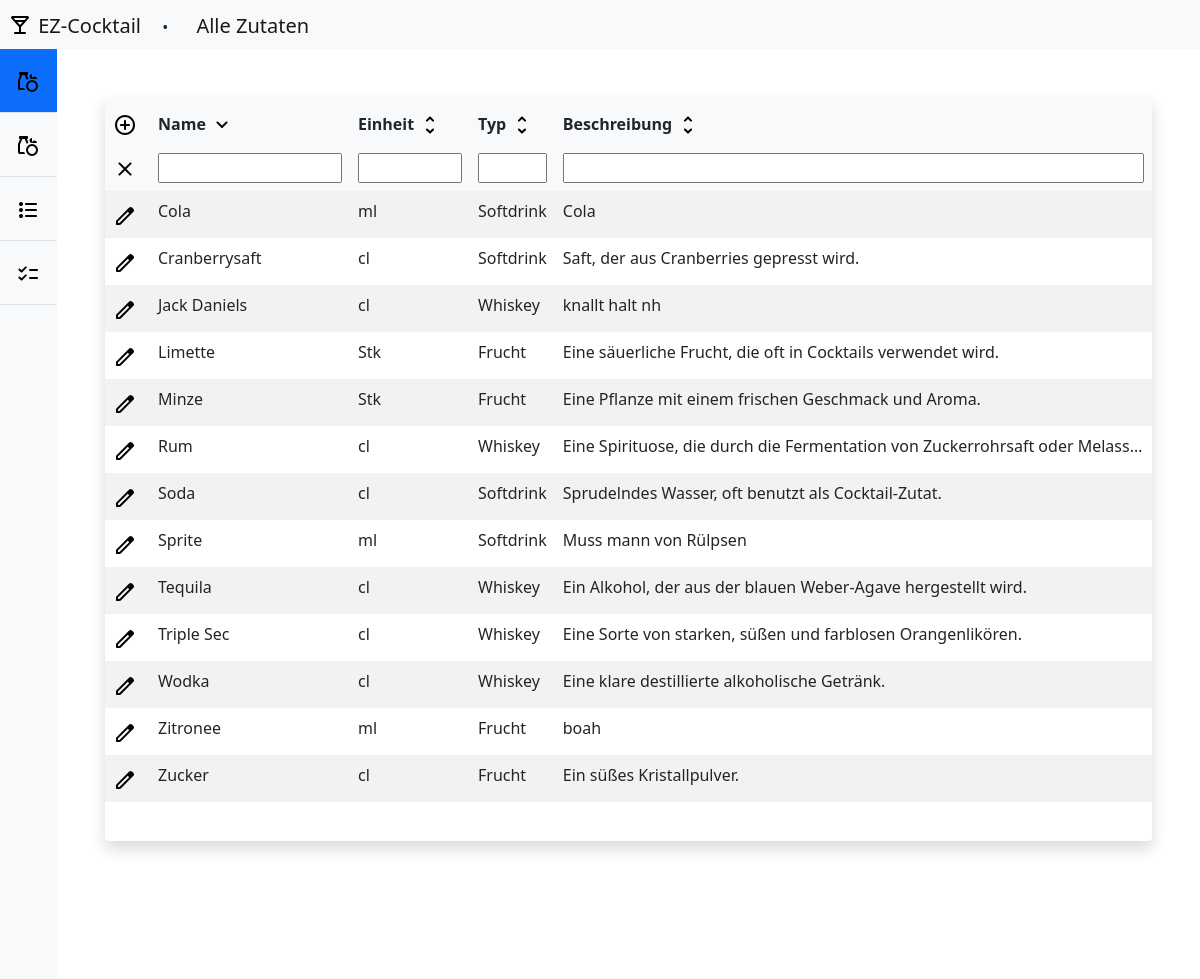
Page /src/html/index.php on the committed database.
### tables this page shows
CREATE TABLE `zutat` (
                         `id` int(11) NOT NULL,
                         `name` varchar(255) NOT NULL,
                         `beschreibung` varchar(255) NOT NULL,
                         `typId` int(11) NOT NULL,
                         `einheitId` int(11) NOT NULL
);

### src/php/DBConnector.php (called while the page is built, shortened)
<?php
include_once("Zutat/zutat.php");
class DBConnection
{
    private static string $servername = "localhost";
    private static string $dbname = "ez_cocktail";
    private static ?mysqli $connection = null;
    private static string $user = "root";
    private static string $password = "";
    public static function getConnection(): ?mysqli
    {
        if (self::$connection == null) {
            self::$connection = new mysqli(self::$servername, self::$user, self::$password, self::$dbname);
        }
        return self::$connection;
    }
    public static function readFiltertIngredient(bool $withNull = false,string $name = '',string $menge = '', string $einheit = '', string $typ = '', string $beschreibung= '', string $orderBy = 'name' , string $reihenfolge = 'asc'): array {
        $ingredients = [];
        $conn = self::getConnection();
        $nullString = $withNull ? "or menge is null" : "";
        $stmt = $conn->prepare(
            "SELECT * FROM `zutatgesamt`
             WHERE name LIKE CONCAT('%',?,'%')
             AND (menge LIKE CONCAT('%',?,'%') ". $nullString." )
             AND `einheit` LIKE CONCAT('%',?,'%')
             AND typ LIKE CONCAT('%',?,'%')
             AND beschreibung LIKE CONCAT('%',?,'%')
             ORDER BY ". $orderBy." ". $reihenfolge.";"
        );
        $stmt->bind_param('sssss', $name, $menge, $einheit, $typ, $beschreibung);
        $stmt->execute();
        $result = $stmt->get_result();
        if ($result->num_rows > 0) {
            while ($row = $result->fetch_assoc()) {
                $ingredients[] = new Ingredient($row["id"], $row["name"], $row["beschreibung"], array_key_exists('menge', $row) ? $row["menge"] ?? 0 : 0, $row["typ"], $row["einheit"], $row["einheitlang"]);
            }
        }
        return $ingredients;
    }
}

### src/php/Zutat/zutat.php (called while the page is built, shortened)
<?php
class Ingredient
{
    private string $id;
    private string $name;
    private string $description;
    private string $type;
    private string $unit;
    public function __construct($id, $name, $description, $quantity, $type, $unit ,$longUnit)
    {
        $this->id = $id;
        $this->name = $name;
        $this->description = $description;
        $this->type = $type;
        $this->unit = $unit;
    }
    public function getId(): string
    {
        return $this->id;
    }
    public function getName(): string
    {
        return $this->name;
    }
    public function getDescription(): string
    {
        return $this->description;
    }
    public function getType(): string
    {
        return $this->type;
    }
    public function getUnit(): string
    {
        return $this->unit;
    }
}

### src/html/index.php (the view, shortened to what this page needs)
<?php
include_once("../php/DBConnector.php");
$filterName= ''; $filterMenge= ''; $filterEinheit= ''; $filterTyp= ''; $filterBeschreibung = '';
$sort = $_REQUEST['sort'] ?? ['sort' => 'name', 'order' => 'asc'];
$sortName = $sort['sort'] != "" ? $sort['sort']: "name"  ;
$sortOrder = $sort['order'] != "" ? $sort['order']: "desc";
$Ingredients = DBConnection::readFiltertIngredient(true ,$filterName, "", $filterEinheit, $filterTyp, $filterBeschreibung, $sortName, $sortOrder);
?>
<!doctype html>
<html lang="de">
  <head>
    <link href="../Bootstrap/css/bootstrap.min.css" rel="stylesheet">
    <link href="../icons/icons.css" rel="stylesheet">
    <link href="../css/table.css" rel="stylesheet">
    <link href="../css/index.css" rel="stylesheet">
    <link href="../css/topBar.css" rel="stylesheet">
    <link href="../css/ezCockTail.css" rel="stylesheet">
  </head>
  <body>
    <nav class="navbar navbar-expand-lg navbar-light bg-light">
        <div class="d-block justify-left ms-2">
            <a class="navbar-brand">
                <span class="icon icon-local_bar"></span>
                <span>EZ-Cocktail</span>
            </a>
            <a>•</a>
            <a class="navbar-brand">
                <span class="ms-4">Alle Zutaten</span>
            </a>
        </div>
      </nav>
    <div class="main">
        <div class="d-flex flex-column flex-shrink-0 bg-light vh-100">
            <ul class="nav nav-pills nav-flush flex-column mb-auto text-center sticky-top top-0">
              <li class="nav-item">
                <a href="index.php" class="nav-link active py-3 border-bottom" aria-current="page" title="Alle Zutaten" data-bs-toggle="tooltip" data-bs-placement="right" data-bs-original-title="Alle Zutaten">
                    <span class="icon icon-grocery"></span>
                </a>
              </li>
                <li class="nav-item">
                    <a href="myIngredients.php" class="nav-link py-3 border-bottom" aria-current="page" title="Meine Zutaten" data-bs-toggle="tooltip" data-bs-placement="right" data-bs-original-title="Meine Zutaten">
                        <span class="icon icon-grocery"></span>
                    </a>
                </li>
              <li>
                <a href="allRecipes.php" class="nav-link py-3 border-bottom" title="Alle Rezepte" data-bs-toggle="tooltip" data-bs-placement="right" data-bs-original-title="Alle Rezepte">
                    <span class="icon icon-format_list_bulleted"></span>
                </a>
              </li>
              <li>
                <a href="myRecipes.php" class="nav-link py-3 border-bottom" title="Mögliche Rezepte" data-bs-toggle="tooltip" data-bs-placement="right" data-bs-original-title="Mögliche Rezepte">
                    <span class="icon icon-checklist"></span>
                </a>
              </li>
            </ul>
          </div>
          <div class="table-container w-100 m-5 shadow rounded">
            <table class="table bg-body table-striped">
                <form action="?" autocomplete="off" id="main-table" method="get">
                    <thead class="bg-light sticky-top top-0">
                    <tr>
                        <th scope="col"><span class="icon icon-add_circle" title="Eintrag hinzufügen" id="addIngredient" data-bs-toggle="modal" data-bs-target="#ingredientModal"></span></th>
                        <th scope="col" class="table-name">
                            <span>Name</span>
                            <span class="icon
                                  <?php if ($sort['sort'] == 'name') {
                                            if ($sort['order'] == 'asc') {
                                                echo 'icon-expand_more';
                                            } else {
                                                echo 'icon-expand_less';
                                            }
                                        } else {
                                            echo 'icon-unfold_more';
                                        }
                                    ?>
                                  sort-submit"
                                  data-sort="name"
                                  data-order="<?php if($sort['sort'] == 'name') {
                                                    if ($sort['order'] == 'asc') {
                                                        echo 'desc';
                                                    } else {
                                                        echo "asc";
                                                    }
                                  }else  {
                                      echo 'desc';
                                  } ?>">
                            </span>
                        </th>
                        <th scope="col" class="table-unit">
                            <span>Einheit</span>
                            <span class="icon
                                  <?php if ($sort['sort'] == 'einheit') {
                                            if ($sort['order'] == 'asc') {
                                                echo 'icon-expand_more';
                                            } else {
                                                echo 'icon-expand_less';
                                            }
                                        } else {
                                            echo 'icon-unfold_more';
                                        }
                                        ?>
                                  sort-submit"
                                  data-sort="einheit"
                                  data-order="<?php if($sort['sort'] == 'einheit') {
                                                    if ($sort['order'] == 'asc') {
                                                        echo 'desc';
                                                    } else {
                                                        echo "asc";
                                                    }
                                                }else  {
                                      echo 'desc';
                                  } ?>">
                            </span>
                        </th>
                        <th scope="col" class="table-type">
                            <span>Typ</span>
                            <span class="icon
                                  <?php if ($sort['sort'] == 'typ') {
                                        if ($sort['order'] == 'asc') {
                                            echo 'icon-expand_more';
                                        } else {
                                            echo 'icon-expand_less';
                                        }
                                    } else {
                                        echo 'icon-unfold_more';
                                    }
                                    ?>
                                  sort-submit"
                                  data-sort="typ"
                                  data-order="<?php if($sort['sort'] == 'typ') {
                                                    if ($sort['order'] == 'asc') {
                                                        echo 'desc';
                                                    } else {
                                                        echo "asc";
                                                    }
                                              }else  {
                                      echo 'desc';
                                  }?>">
                            </span>
                        </th>
                        <th scope="col" class="table-final-col">
                            <span>Beschreibung</span>
                            <span class="icon
                                  <?php if ($sort['sort'] == 'beschreibung') {
                                            if ($sort['order'] == 'asc') {
                                                echo 'icon-expand_more';
                                            } else {
                                                echo 'icon-expand_less';
                                            }
                                        } else {
                                            echo 'icon-unfold_more';
                                        }
                                        ?>
                                  sort-submit"
                                  data-sort="beschreibung"
                                  data-order="<?php if($sort['sort'] == 'beschreibung') {
                                                    if ($sort['order'] == 'asc') {
                                                        echo 'desc';
                                                    } else {
                                                        echo "asc";
                                                    }
                                              }else  {
                                      echo 'desc';
                                  }?>">
                            </span>
                        </th>
                    </tr>
                    <tr>
                        <th scope="col" class="table-icon">
                            <a href="index.php"><span class="icon icon-close top-1" title="Filter entfernen"></span></a>
                        </th>
                        <th scope="col" class="table-name"><input type="text" name="filter[Name]" value="<?php echo $filterName; ?>"></th>
                        <th scope="col" class="table-unit"><input type="text" name="filter[Einheit]" value="<?php echo $filterEinheit; ?>"></th>
                        <th scope="col" class="table-type"><input type="text" name="filter[Typ]" value="<?php echo $filterTyp; ?>"></th>
                        <th scope="col" class="table-final-col"><input type="text" name="filter[Beschreibung]" value="<?php echo $filterBeschreibung; ?>"></th>
                    </tr>
                    </thead>
                </form>
                <tbody>
                <?php
                foreach($Ingredients as $ingredient)
                {?>
                    <tr>
                        <td class="table-icon" title="Eintrag bearbeiten"><span class="icon icon-edit editIngredient" data-bs-toggle="modal" data-bs-target="#ingredientModal" data-id='<?php echo $ingredient->getId(); ?>'></span></td>
                        <td class="table-name" title="<?php echo $ingredient->getName(); ?>"><span><?php echo $ingredient->getName(); ?></span></td>
                        <td class="table-unit" title="<?php echo $ingredient->getUnit(); ?>"><span><?php echo $ingredient->getUnit(); ?></span></td>
                        <td class="table-type" title="<?php echo $ingredient->getType(); ?>"><span><?php echo $ingredient->getType(); ?></span></td>
                        <td class="table-description" title="<?php echo $ingredient->getDescription(); ?>"><span><?php echo $ingredient->getDescription(); ?></span></td>
                    </tr>
                <?php
                }
                ?>
                </tbody>
              </table>
        </div>
    </div>
   </body>
</html>

### src/css/table.css (style rules this page uses)
table input { width: 100%; }
tbody, td, tfoot, th, thead, tr { border-color: none !important; border-style: none !important; border-width: none !important; }
.table-container { max-height: calc(100vh - 20vh); overflow-y: auto; padding: 0; }
td, th { text-overflow: ellipsis; white-space: nowrap; overflow: hidden; }
.table-icon { min-width: 45px; max-width: 45px; cursor: pointer; }
.table-name { min-width: 200px; max-width: 200px; }
.table-unit { min-width: 120px; max-width: 120px; }
.table-description { min-width: 210px; max-width: 210px; }
.table-description { min-width: 120px; max-width: 120px; }
.table-final-col { width: 100%; }
thead .icon-add_circle { top: 8px; }

### src/css/topBar.css (style rules this page uses)
.nav-pills .nav-link { border-radius: 0; }
.main { display: flex; }
body { overflow: hidden; margin: 0; }

### rows in the picture
zutat: name "Cola", Unit "ml", Type "Softdrink", beschreibung "Cola"
zutat: name "Cranberrysaft", Unit "cl", Type "Softdrink", beschreibung "Saft, der aus Cranberries gepresst wird."
zutat: name "Jack Daniels", Unit "cl", Type "Whiskey", beschreibung "knallt halt nh"
zutat: name "Limette", Unit "Stk", Type "Frucht", beschreibung "Eine säuerliche Frucht, die oft in Cocktails verwendet wird."
zutat: name "Minze", Unit "Stk", Type "Frucht", beschreibung "Eine Pflanze mit einem frischen Geschmack und Aroma."
zutat: name "Rum", Unit "cl", Type "Whiskey", beschreibung "Eine Spirituose, die durch die Fermentation von Zuckerrohrsaft oder Melass…"
zutat: name "Soda", Unit "cl", Type "Softdrink", beschreibung "Sprudelndes Wasser, oft benutzt als Cocktail-Zutat."
zutat: name "Sprite", Unit "ml", Type "Softdrink", beschreibung "Muss mann von Rülpsen"
zutat: name "Tequila", Unit "cl", Type "Whiskey", beschreibung "Ein Alkohol, der aus der blauen Weber-Agave hergestellt wird."
zutat: name "Triple Sec", Unit "cl", Type "Whiskey", beschreibung "Eine Sorte von starken, süßen und farblosen Orangenlikören."
zutat: name "Wodka", Unit "cl", Type "Whiskey", beschreibung "Eine klare destillierte alkoholische Getränk."
zutat: name "Zitronee", Unit "ml", Type "Frucht", beschreibung "boah"
zutat: name "Zucker", Unit "cl", Type "Frucht", beschreibung "Ein süßes Kristallpulver."
